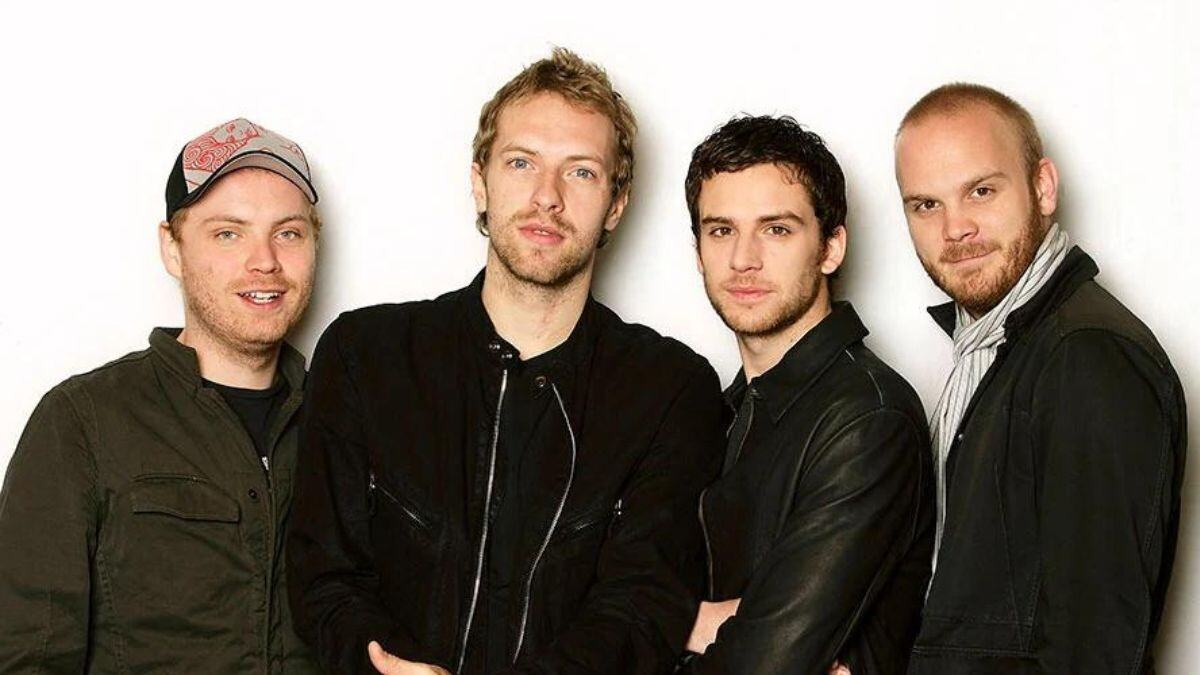
#> input picture 2024-2025/Lectures/code/images/moreFaces.jpg, 1200 x 675 px, found by its file name
$ jupyter execute objDetectionExamples.ipynb
#> lines starting #> are read from the running program, lines starting #| are printed output that depends on the picture; after the words box and inside, x2 and y2 are one past the last pixel; in counts of white or black regions, pixels touching at a corner belong together
[cell 1]
# face detection by Haar features

import cv2 as cv
import os
from google.colab.patches import cv2_imshow

# Read image from your local file system
# original_image = cv.imread('kid.jpg')
original_image = cv.imread('moreFaces.jpg')
#> original_image is the input picture: shape (675, 1200, 3); mean B, G, R 111.2, 120.8, 130.8
# original_image = cv.imread('faceByGlasses.jpg')

# Convert color image to grayscale for Viola-Jones
grayscale_image = cv.cvtColor(original_image, cv.COLOR_BGR2GRAY)
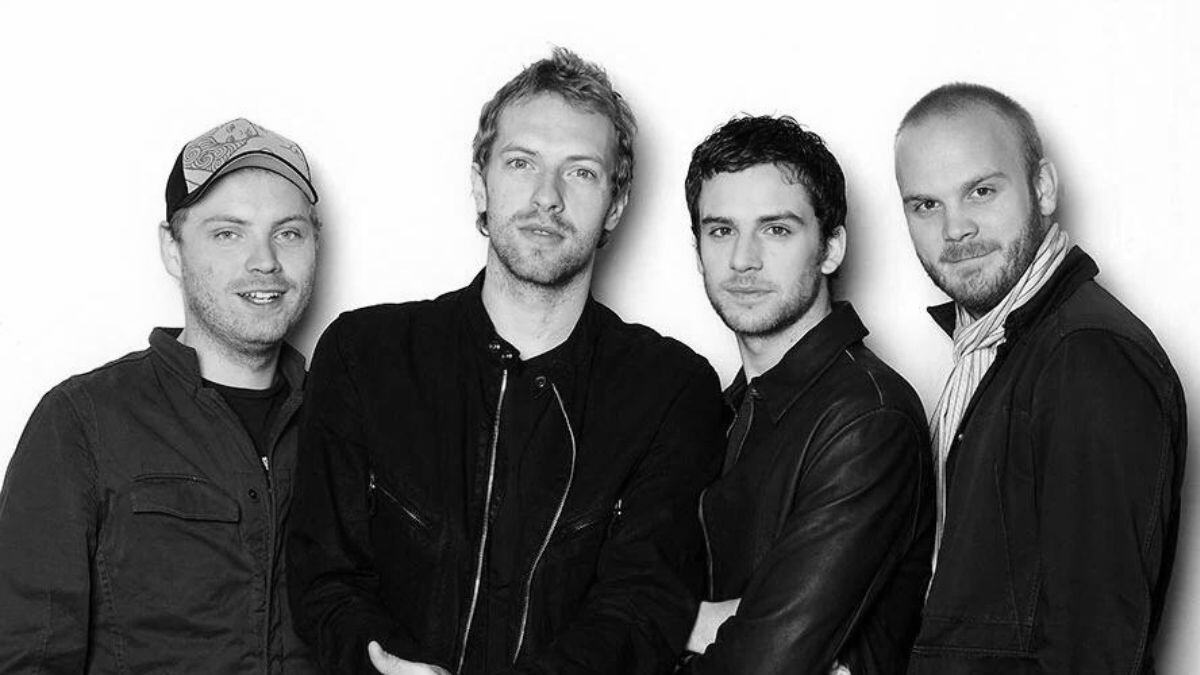
#> grayscale_image: shape (675, 1200); min 0, max 255, mean 122.7

# Load the classifier and create a cascade object for face detection
face_cascade = cv.CascadeClassifier(os.path.dirname(
    cv.__file__) + '/data/haarcascade_frontalface_alt.xml')

detected_faces = face_cascade.detectMultiScale(grayscale_image)
#> detected_faces = [[673, 173, 149, 149], [184, 174, 150, 150], [465, 104, 165, 165], [872, 135, 163, 163]]

# view detections
for (column, row, width, height) in detected_faces:
    cv.rectangle(
        original_image,
        (column, row),
        (column + width, row + height),
        (0, 255, 0),
        2
    )
#> this loop made 4 passes
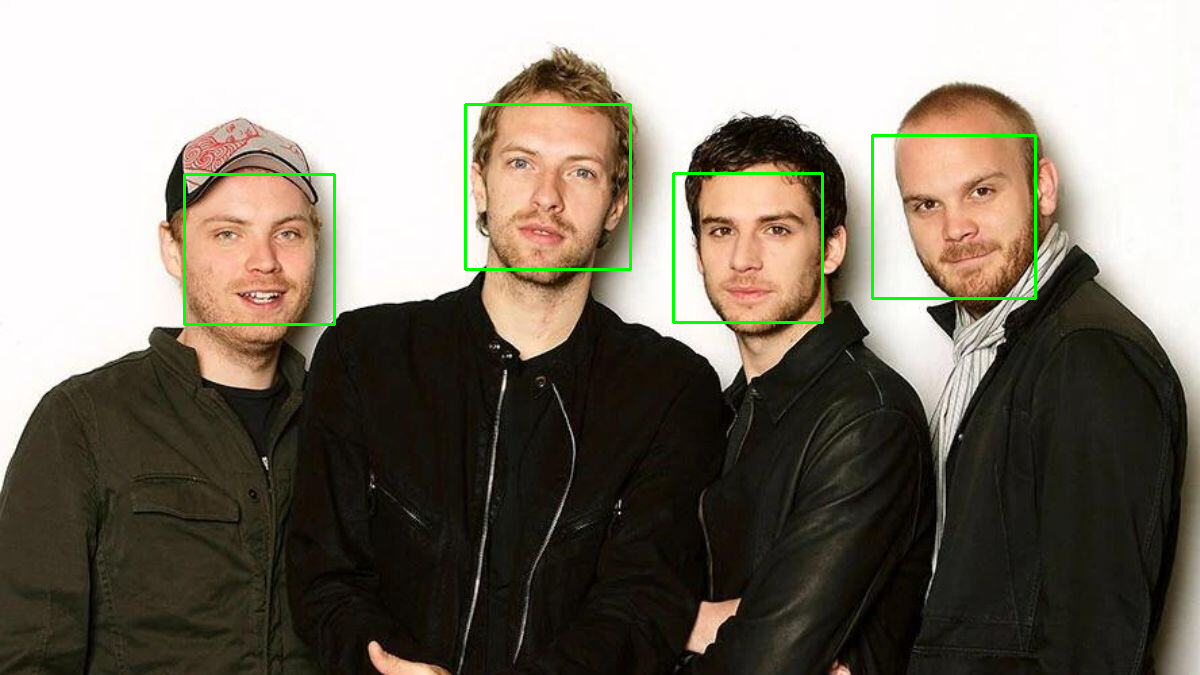
#> original_image: shape (675, 1200, 3); 0.93% of pixels changed, all inside (x1, y1, x2, y2) = (183, 103, 1037, 326)

cv2_imshow(original_image)

[cell 2]
eye_cascade = cv.CascadeClassifier(os.path.dirname(
    cv.__file__) + '/data/haarcascade_eye_tree_eyeglasses.xml')


# view detections
for (column, row, width, height) in detected_faces:
    cv.rectangle(
        original_image,
        (column, row),
        (column + width, row + height),
        (0, 255, 0),
        2
    )

for (column, row, width, height) in eye_cascade.detectMultiScale(grayscale_image):
    cv.rectangle(
        original_image,
        (column, row),
        (column + width, row + height),
        (255, 0, 0),
        2
    )
#> this loop made 9 passes
#> (column, row, width, height) on passes 1 to 9: (504, 148, 30, 30), (568, 158, 30, 30), (912, 189, 32, 32), (707, 217, 30, 30), (966, 175, 31, 31), (761, 215, 32, 32), (212, 219, 30, 30), (272, 221, 29, 29), (283, 220, 27, 27)
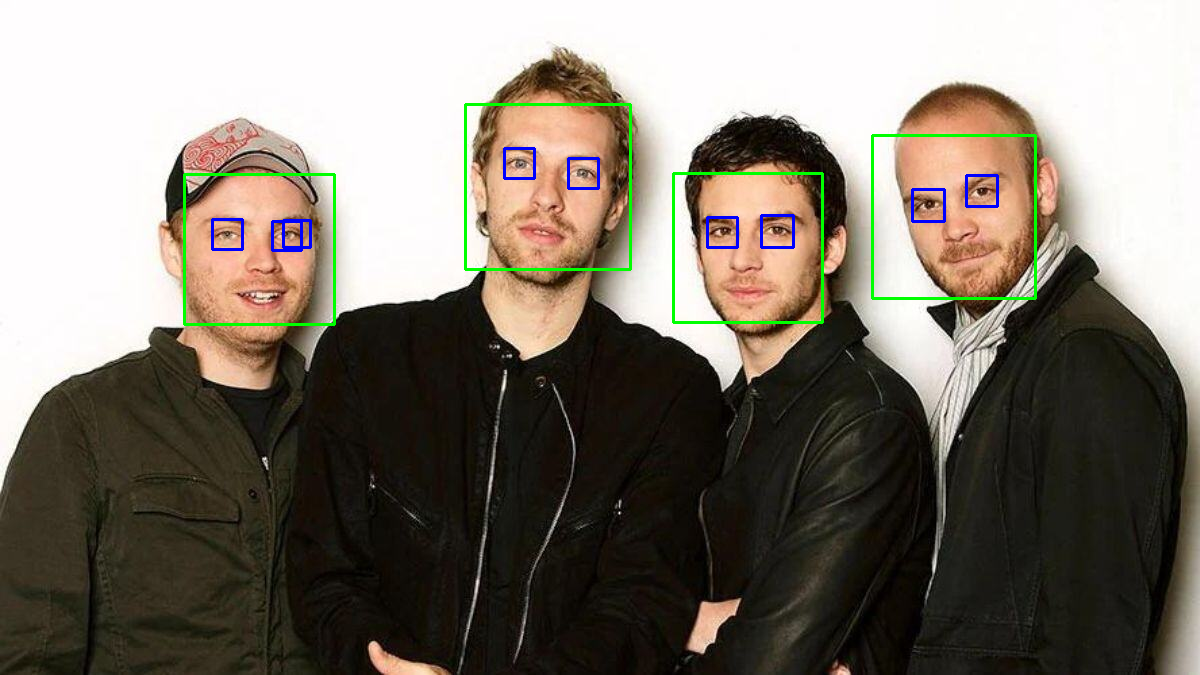
#> original_image: shape (675, 1200, 3); 0.39% of pixels changed, all inside (x1, y1, x2, y2) = (211, 147, 999, 252)

cv2_imshow(original_image)

[cell 3]
# person detection by HOG&SVM

import imutils

# Initializing the HOG person
# detector
hog = cv.HOGDescriptor()
hog.setSVMDetector(cv.HOGDescriptor_getDefaultPeopleDetector())

# Reading the Image
# original_image = cv.imread('onePedestrian2.jpg')
original_image = cv.imread('morePedestrians3.jpg')
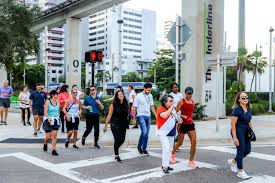
#> input picture 2024-2025/Lectures/code/images/morePedestrians3.jpg, 275 x 183 px, found by its file name
#> original_image is the input picture: shape (183, 275, 3); mean B, G, R 151.4, 149.3, 145.4

# Resizing the Image
resized_image = imutils.resize(original_image, width=min(400, original_image.shape[1]))

# Detecting all the regions in an image that has pedestrians
# check the scale param
(regions, _) = hog.detectMultiScale(resized_image,
                                    winStride=(4, 4),
                                    padding=(4, 4),
                                    scale=1.05)
#> regions = [[206, 31, 69, 143]]

# Drawing the regions in the image
for (x, y, w, h) in regions:
    cv.rectangle(resized_image, (x, y),
                  (x + w, y + h),
                  (0, 0, 255), 2)
#> this loop made 1 pass
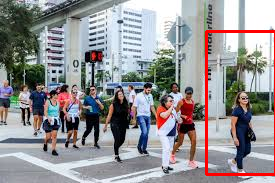
#> resized_image: shape (183, 275, 3); 1.94% of pixels changed, all inside (x1, y1, x2, y2) = (205, 30, 275, 176)

# Showing the output Image

cv2_imshow(resized_image)
